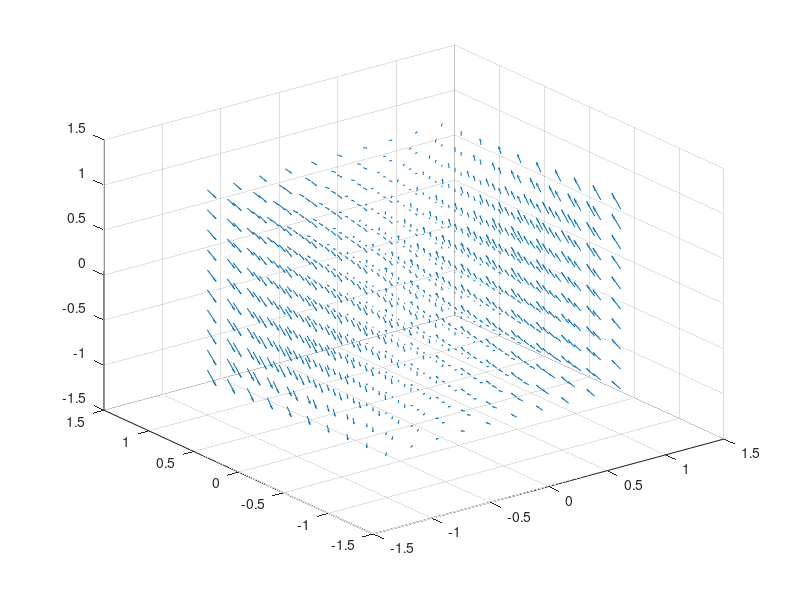

Here is the MATLAB script that generated this plot:
x=linspace(-1,1,10);
y=linspace(-1,1,10);
z=linspace(-1,1,10);
[x,y,z]=meshgrid(x,y,z);
f1=y;
f2=x;
f3=x-2.*y+z;
grid on
quiver3(x,y,z,f1,f2,f3);
hold on
